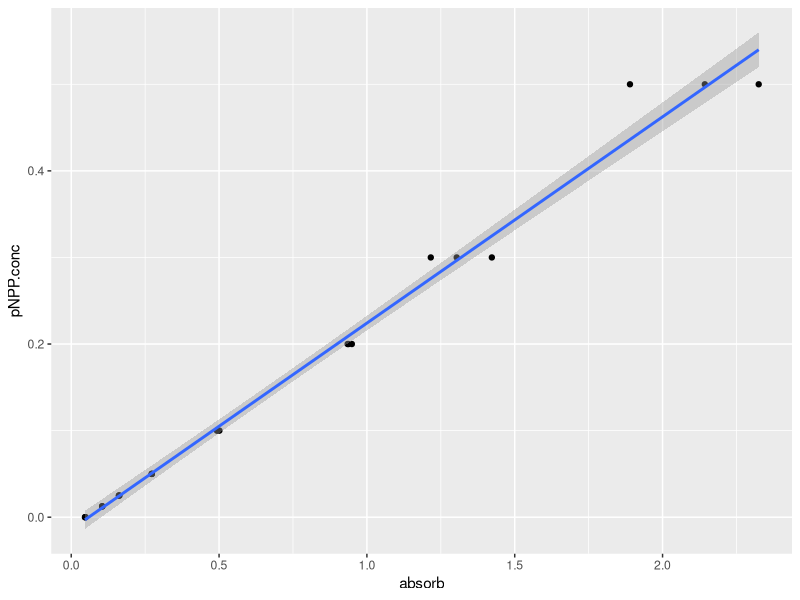
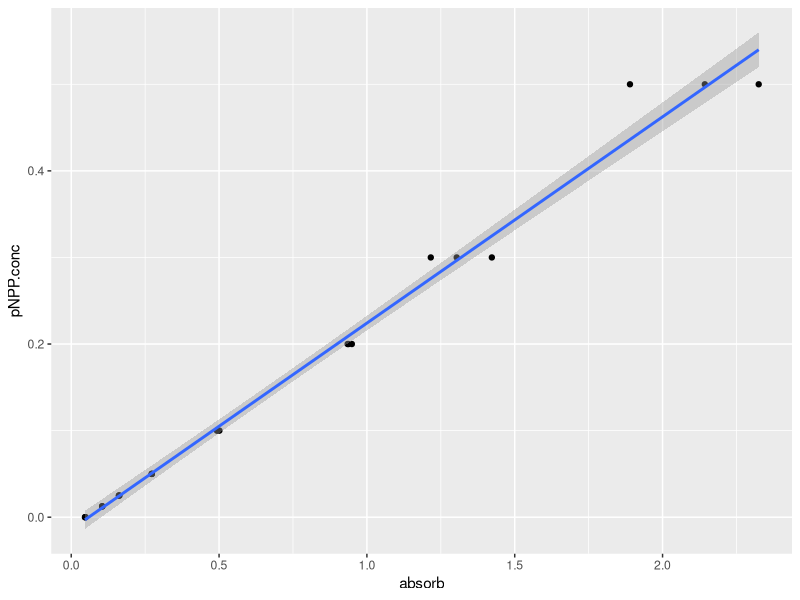

Reproduce these figures in R, in order.
## ---- chunk 1
#| echo: true
#| warning: false
#| eval: true

library(tidyverse)
library(readxl)
library(ggpubr)
library(gganimate)
## ---- chunk 2
#| echo: true
#| warning: false
#| eval: true
ap<-read_excel("raw-data/example_alkaline_phosphatase_activity_assay.xlsx", sheet=2, skip=3)

#check what we have
view(ap)
## ---- chunk 3
#| echo: true
#| warning: false
#| eval: true
ap.pivot <- 
  ap |> 
  select(-mean.abs, -standard.deviation) |>
  pivot_longer(-pNPP.conc, names_to = "rep", values_to = "absorb")
view(ap.pivot)
## ---- chunk 4
#| echo: true
#| warning: false
#| eval: true
ap.pivot <- relocate(ap.pivot, absorb)
## ---- chunk 5
#| echo: true
#| warning: false
#| eval: true

#plot, saving thr plot in an object called 'pNPP.plot'
pNPP.plot <- ap.pivot |>
  ggplot(aes(x=absorb, y=pNPP.conc))+
  geom_point()+
  geom_smooth(method="lm")

#show the plot
pNPP.plot
## ---- chunk 6
#| echo: true
#| warning: false
#| eval: true

ggsave("pNPP.plot.pdf",pNPP.plot)  
## ---- chunk 7
#| echo: true
#| warning: false
#| eval: true

linear_model <- lm(pNPP.conc ~ absorb , data = ap.pivot)
absorbance_values <- data.frame(absorb = c(1,2,3))
